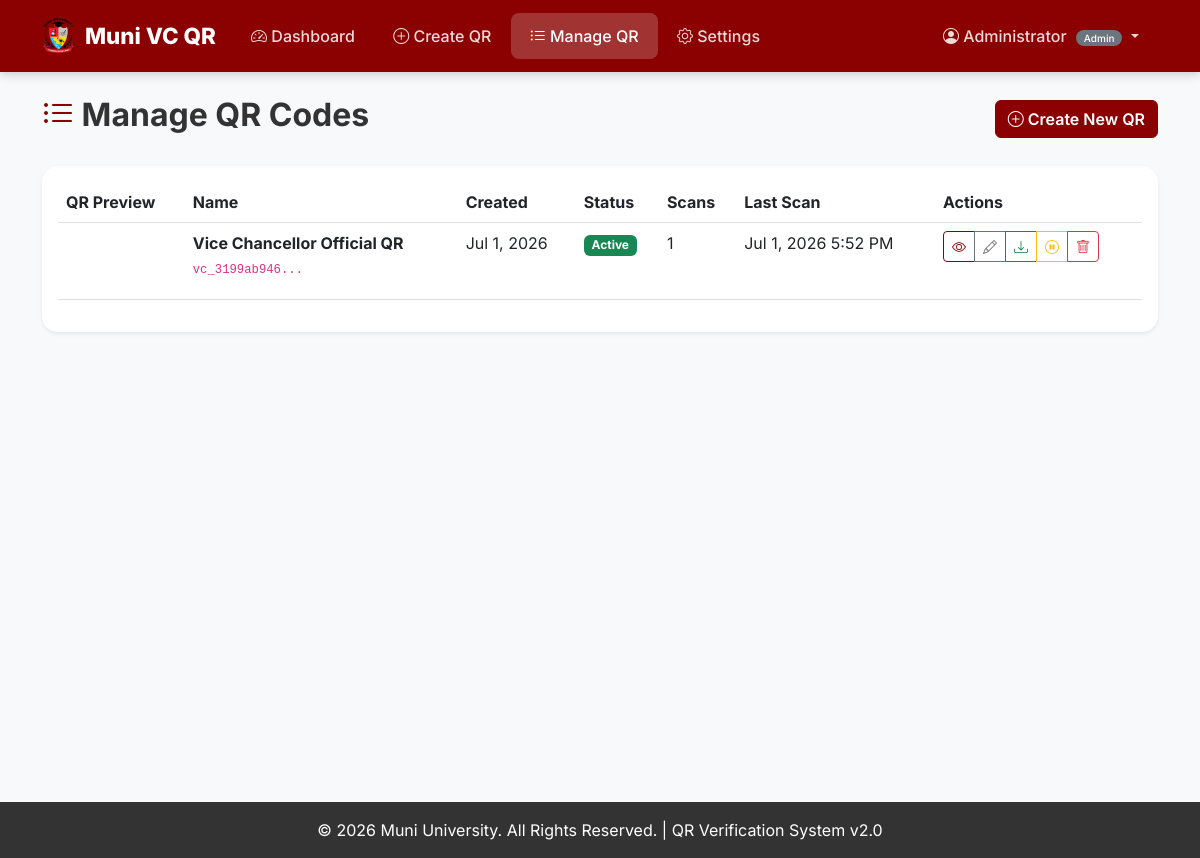
The app's page /admin/manage-qr.php (signed in), older data.
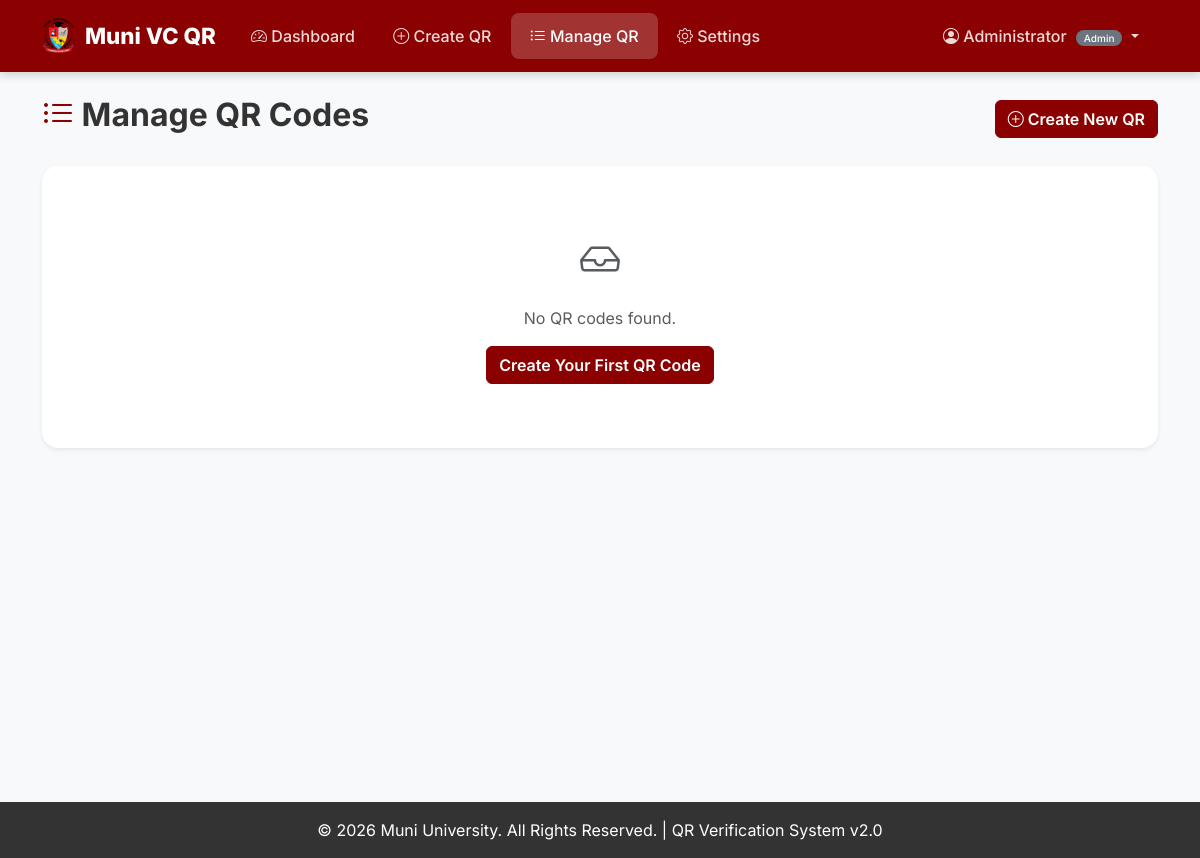
The same page, newer data.
### tables this page shows
CREATE TABLE qr_codes (
    id INT PRIMARY KEY AUTO_INCREMENT,
    name VARCHAR(255) NOT NULL,
    token VARCHAR(255) UNIQUE NOT NULL,
    qr_image VARCHAR(255) DEFAULT NULL,
    status ENUM('active', 'inactive') DEFAULT 'active',
    scan_count INT DEFAULT 0,
    last_scan TIMESTAMP NULL,
    design_settings JSON DEFAULT NULL,
    content_data JSON DEFAULT NULL,
    created_by INT NULL,
    created_at TIMESTAMP DEFAULT CURRENT_TIMESTAMP,
    updated_at TIMESTAMP DEFAULT CURRENT_TIMESTAMP ON UPDATE CURRENT_TIMESTAMP,
    INDEX idx_token (token),
    INDEX idx_status (status),
    INDEX idx_created (created_at),
    INDEX idx_created_by (created_by),
    FOREIGN KEY (created_by) REFERENCES admins(id) ON DELETE SET NULL
);

### admin/manage-qr.php (the view, shortened to what this page needs)
<?php
require_once '../config/database.php';
$page = isset($_GET['page']) ? intval($_GET['page']) : 1;
$limit = 10;
$offset = ($page - 1) * $limit;
$stmt = $pdo->prepare("SELECT * FROM qr_codes ORDER BY created_at DESC LIMIT ? OFFSET ?");
$stmt->execute([$limit, $offset]);
$qrCodes = $stmt->fetchAll();
require_once '../includes/header.php';
?>
<div class="container mt-4">
    <div class="d-flex justify-content-between align-items-center mb-4">
        <h2><i class="bi bi-list-ul text-primary"></i> Manage QR Codes</h2>
        <a href="qr-create.php" class="btn btn-primary">
            <i class="bi bi-plus-circle"></i> Create New QR
        </a>
    </div>
    <div class="card border-0 shadow-sm">
        <div class="card-body">
            <?php if (empty($qrCodes)): ?>
                <div class="text-center text-muted py-5">
                    <i class="bi bi-inbox fs-1 d-block mb-3"></i>
                    <p>No QR codes found.</p>
                    <a href="qr-create.php" class="btn btn-primary">Create Your First QR Code</a>
                </div>
            <?php else: ?>
                <div class="table-responsive">
                    <table class="table table-hover">
                        <thead>
                            <tr>
                                <th>QR Preview</th>
                                <th>Name</th>
                                <th>Created</th>
                                <th>Status</th>
                                <th>Scans</th>
                                <th>Last Scan</th>
                                <th>Actions</th>
                            </tr>
                        </thead>
                        <tbody>
                            <?php foreach ($qrCodes as $qr): ?>
                            <tr>
                                <td>
                                    <div id="preview-<?php echo $qr['id']; ?>" style="width: 60px; height: 60px;"></div>
                                </td>
                                <td>
                                    <strong><?php echo htmlspecialchars($qr['name']); ?></strong>
                                    <br>
                                    <small class="text-muted"><code><?php echo substr($qr['token'], 0, 12); ?>...</code></small>
                                </td>
                                <td><?php echo date('M j, Y', strtotime($qr['created_at'])); ?></td>
                                <td>
                                    <span class="badge <?php echo $qr['status'] === 'active' ? 'bg-success' : 'bg-danger'; ?>">
                                        <?php echo ucfirst($qr['status']); ?>
                                    </span>
                                </td>
                                <td><?php echo number_format($qr['scan_count']); ?></td>
                                <td>
                                    <?php echo $qr['last_scan'] ? date('M j, Y g:i A', strtotime($qr['last_scan'])) : 'Never'; ?>
                                </td>
                                <td>
                                    <div class="btn-group btn-group-sm">
                                        <a href="qr-details.php?id=<?php echo $qr['id']; ?>" class="btn btn-outline-primary" title="View Details">
                                            <i class="bi bi-eye"></i>
                                        </a>
                                        <a href="qr-customize.php?id=<?php echo $qr['id']; ?>" class="btn btn-outline-secondary" title="Edit">
                                            <i class="bi bi-pencil"></i>
                                        </a>
                                        <a href="qr-download.php?id=<?php echo $qr['id']; ?>" class="btn btn-outline-success" title="Download">
                                            <i class="bi bi-download"></i>
                                        </a>
                                        <?php if ($qr['status'] === 'active'): ?>
                                            <a href="?action=deactivate&id=<?php echo $qr['id']; ?>" class="btn btn-outline-warning" title="Deactivate">
                                                <i class="bi bi-pause-circle"></i>
                                            </a>
                                        <?php else: ?>
                                            <a href="?action=activate&id=<?php echo $qr['id']; ?>" class="btn btn-outline-success" title="Activate">
                                                <i class="bi bi-play-circle"></i>
                                            </a>
                                        <?php endif; ?>
                                        <a href="?action=delete&id=<?php echo $qr['id']; ?>" class="btn btn-outline-danger" title="Delete" onclick="return confirm('Are you sure you want to delete this QR code?')">
                                            <i class="bi bi-trash"></i>
                                        </a>
                                    </div>
                                </td>
                            </tr>
                            <?php endforeach; ?>
                        </tbody>
                    </table>
                </div>
            <?php endif; ?>
        </div>
    </div>
</div>
<?php require_once '../includes/footer.php'; ?>

### includes/header.php (shortened to what this page needs)
<?php
$isLoggedIn = isset($_SESSION['admin_id']) && isset($_SESSION['admin_username']);
$currentPage = basename($_SERVER['PHP_SELF']);
$adminName = $_SESSION['admin_name'] ?? 'Admin';
$isSuperAdmin = isset($_SESSION['admin_role']) && $_SESSION['admin_role'] === 'super_admin';
?>
<!DOCTYPE html>
<html lang="en">
<head>
    <link href="https://cdn.jsdelivr.net/npm/bootstrap@5.3.0/dist/css/bootstrap.min.css" rel="stylesheet">
    <link rel="stylesheet" href="https://cdn.jsdelivr.net/npm/bootstrap-icons@1.10.0/font/bootstrap-icons.css">
    <link href="../assets/css/style.css" rel="stylesheet">
</head>
<body>
    <?php if ($isLoggedIn): ?>
    <nav class="navbar navbar-expand-lg navbar-dark">
        <div class="container">
            <a class="navbar-brand" href="dashboard.php">
                <?php
                $logoNavPath = '../assets/uploads/logos/';
                $logoNav = null;
                if (is_dir($logoNavPath)) {
                    $files = scandir($logoNavPath);
                    foreach ($files as $file) {
                        if (in_array(strtolower(pathinfo($file, PATHINFO_EXTENSION)), ['png', 'jpg', 'jpeg', 'gif', 'svg', 'webp'])) {
                            $logoNav = $file;
                            break;
                        }
                    }
                }
                if ($logoNav && file_exists('../assets/uploads/logos/' . $logoNav)): ?>
                    <img src="../assets/uploads/logos/<?php echo htmlspecialchars($logoNav); ?>" alt="Muni University">
                <?php else: ?>
                    <i class="bi bi-shield-check"></i>
                <?php endif; ?>
                Muni VC QR
            </a>
            <div class="collapse navbar-collapse" id="navbarNav">
                <ul class="navbar-nav me-auto">
                    <li class="nav-item">
                        <a class="nav-link <?php echo $currentPage === 'dashboard.php' ? 'active' : ''; ?>" href="dashboard.php">
                            <i class="bi bi-speedometer2"></i> Dashboard
                        </a>
                    </li>
                    <li class="nav-item">
                        <a class="nav-link <?php echo $currentPage === 'qr-create.php' ? 'active' : ''; ?>" href="qr-create.php">
                            <i class="bi bi-plus-circle"></i> Create QR
                        </a>
                    </li>
                    <li class="nav-item">
                        <a class="nav-link <?php echo $currentPage === 'manage-qr.php' ? 'active' : ''; ?>" href="manage-qr.php">
                            <i class="bi bi-list-ul"></i> Manage QR
                        </a>
                    </li>
                    <li class="nav-item">
                        <a class="nav-link <?php echo $currentPage === 'settings.php' ? 'active' : ''; ?>" href="settings.php">
                            <i class="bi bi-gear"></i> Settings
                        </a>
                    </li>
                </ul>
                <ul class="navbar-nav">
                    <li class="nav-item dropdown">
                        <a class="nav-link dropdown-toggle" href="#" id="userDropdown" role="button" data-bs-toggle="dropdown" aria-expanded="false">
                            <i class="bi bi-person-circle"></i> <?php echo htmlspecialchars($adminName); ?>
                            <?php if ($isSuperAdmin): ?>
                                <span class="role-badge super-admin">Super Admin</span>
                            <?php else: ?>
                                <span class="role-badge admin">Admin</span>
                            <?php endif; ?>
                        </a>
                    </li>
                </ul>
            </div>
        </div>
    </nav>
    <?php endif; ?>
    <main class="main-content">

### includes/footer.php (shortened to what this page needs)
    </main>
    <footer class="footer bg-dark text-white py-3 mt-auto">
        <div class="container text-center">
            <p class="mb-0">
                &copy; <?php echo date('Y'); ?> <a href="https://www.muni.ac.ug" class="text-white text-decoration-none" target="_blank">Muni University</a>.
                All Rights Reserved. | QR Verification System v2.0
            </p>
        </div>
    </footer>
</body>
</html>

### assets/css/style.css (style rules this page uses)
:root { --university-red: #8B0000; --university-red-light: #C41E24; --university-red-dark: #5C0000; --emerald-green: #059669; --dark-gray: #333333; }
body { font-family: 'Inter', -apple-system, BlinkMacSystemFont, 'Segoe UI', Roboto, sans-serif; background-color: #f8f9fa; min-height: 100vh; display: flex; flex-direction: column; }
.main-content { flex: 1; }
h1, h2, h3, h4, h5, h6 { font-weight: 700; color: var(--dark-gray); }
.navbar { background: var(--university-red) !important; box-shadow: 0 2px 10px rgba(0, 0, 0, 0.2); padding: 0.8rem 0; }
.navbar .nav-link { color: rgba(255, 255, 255, 0.85) !important; font-weight: 500; padding: 0.7rem 1.2rem !important; border-radius: 8px; transition: all 0.3s; }
.navbar .nav-link.active { background: rgba(255, 255, 255, 0.2); color: white !important; }
.navbar-brand { font-weight: 800; font-size: 1.4rem; color: white !important; }
.card { border: none !important; border-radius: 16px !important; box-shadow: 0 2px 15px rgba(0, 0, 0, 0.06); transition: transform 0.2s, box-shadow 0.2s; }
.btn-primary { background: var(--university-red); border-color: var(--university-red); font-weight: 600; }
.footer { margin-top: auto; padding: 1.5rem 0; background: var(--dark-gray) !important; }
.footer a { color: rgba(255, 255, 255, 0.7); transition: color 0.3s; }
.text-primary { color: var(--university-red) !important; }
.btn-outline-primary { color: var(--university-red); border-color: var(--university-red); }

### includes/header.php (style rules this page uses)
.navbar { background: #8B0000 !important; box-shadow: 0 2px 10px rgba(0, 0, 0, 0.2); padding: 0.8rem 0; }
.navbar .nav-link { color: rgba(255, 255, 255, 0.85) !important; font-weight: 500; padding: 0.7rem 1.2rem !important; border-radius: 8px; transition: all 0.3s; }
.navbar .nav-link.active { background: rgba(255, 255, 255, 0.2); color: white !important; }
.navbar-brand { font-weight: 800; font-size: 1.4rem; color: white !important; display: flex; align-items: center; gap: 10px; }
.navbar-brand img { height: 35px; width: auto; border-radius: 4px; }
.main-content { min-height: calc(100vh - 70px); padding-bottom: 20px; }
.role-badge { font-size: 10px; padding: 2px 8px; border-radius: 10px; margin-left: 5px; }
.role-badge.admin { background: #6c757d; color: white; }

Row changes from the older to the newer data that the page shows:
removed qr_codes: name "Vice Chancellor Official QR", token "vc_3199ab946", created_at "Jul 1, 2026", status "Active", scan_count "1", last_scan "Jul 1, 2026 5:52 PM"
Text that changed along with them:
text no longer shown: "QR Preview Name Created Status Scans Last Scan Actions"
text now shown: "No QR codes found. Create Your First QR Code"
